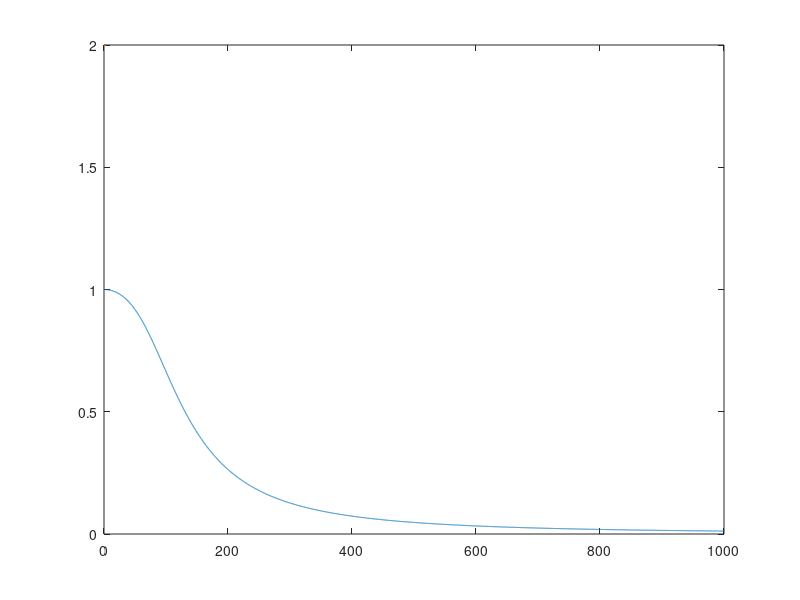

The MATLAB script that drew this image: (Note: this script raises an error after producing the figure.)
function zad_3
clearvars

L = 6.2e-2;
C = 3.4e-5;
R = 70;

f = 10^0:0.1:10^3;
H = @(f) (1/C)./(sqrt((-L*(2*pi.*f).^2+1/C).^2+(R*(2*pi.*f)).^2));

figure(1)
plot(f, abs(H(f)), LineWidth=2);
xscale log;
yscale log

